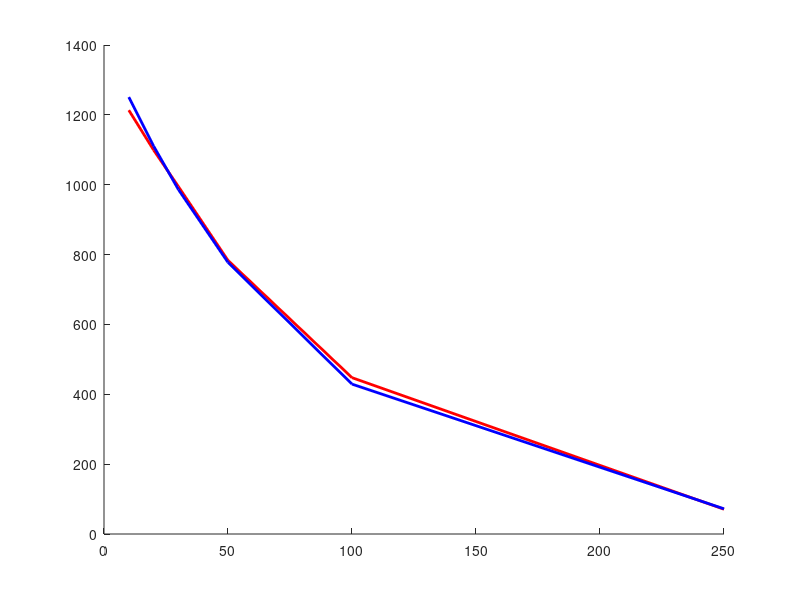
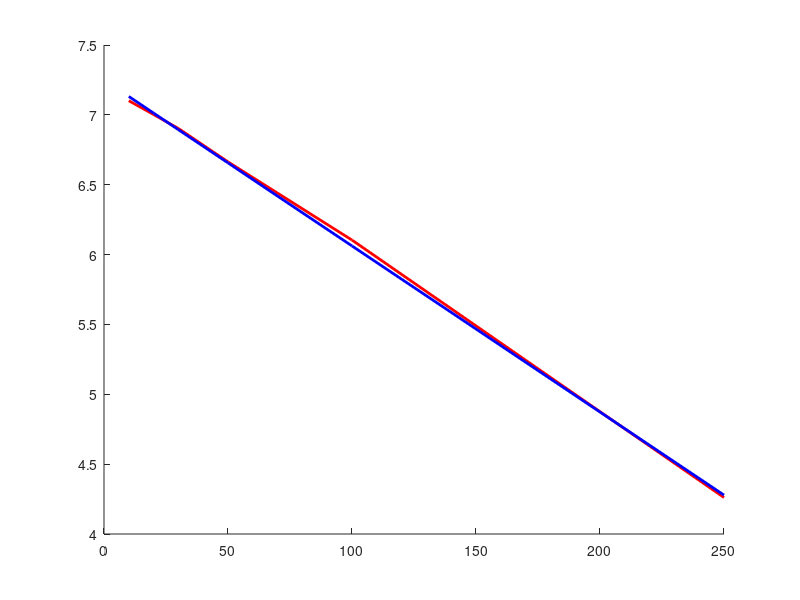
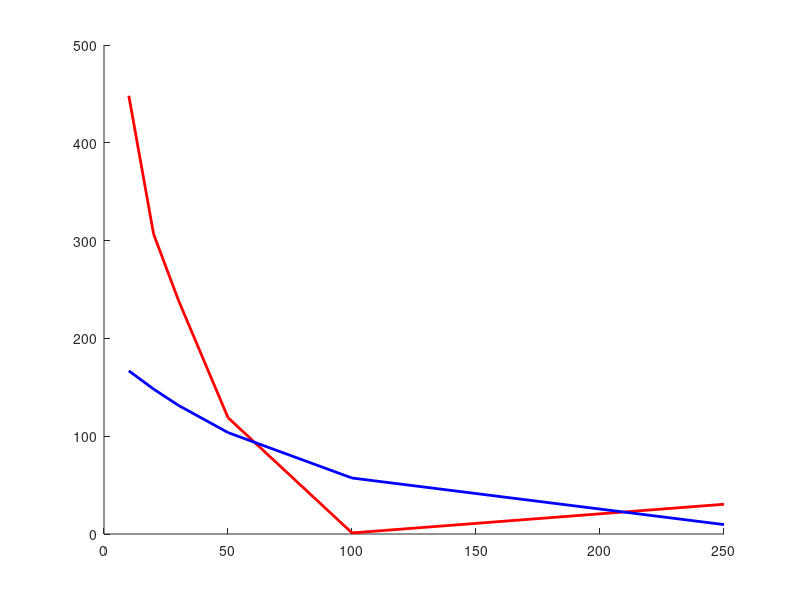
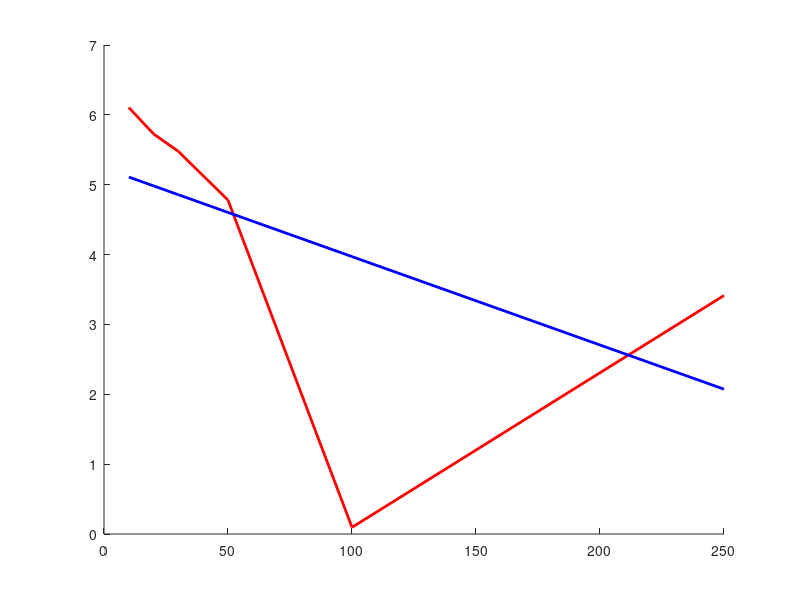

Write the MATLAB code that produced these figures, in order. (Note: this script raises an error after producing the figures.)
%Code for generating figures in HW2
%Jake Bergquist
%Fall 2019


%Q4

TE = [10 20 30 50 100 250];
tumor = [1213.4 1099.3 994.7 783.2 447.6 70.9];
background = [448.1 306.7 239.1 119.0 1.1 30.4];

figure(1);clf();hold on;plot(TE,tumor,'r','linewidth',2);plot(TE,background,'b','linewidth',2)
figure(2);clf();hold on;plot(log(TE),log(tumor),'r','linewidth',2);plot(log(TE),log(background),'b','linewidth',2)

coeffs_tumor = polyfit(TE,log(tumor),1);

T2_tumor = -1/coeffs_tumor(1);
IndependedntIntensity_Tumor = exp(coeffs_tumor(2));
figure(1);clf();hold on;plot(TE,tumor,'r','linewidth',2);plot(TE,IndependedntIntensity_Tumor*exp(-TE/T2_tumor),'b','linewidth',2)
figure(2);clf();hold on;plot(TE,log(tumor),'r','linewidth',2);plot(TE,coeffs_tumor(1).*TE+coeffs_tumor(2),'b','linewidth',2);

coeffs_background = polyfit(TE,log(background),1);

T2_background = -1/coeffs_background(1);
IndependedntIntensity_background = exp(coeffs_background(2));
figure(3);clf();hold on;plot(TE,background,'r','linewidth',2);plot(TE,IndependedntIntensity_background*exp(-TE/T2_tumor),'b','linewidth',2)
figure(4);clf();hold on;plot(TE,log(background),'r','linewidth',2);plot(TE,coeffs_background(1).*TE+coeffs_background(2),'b','linewidth',2);


%q5

TI = [50 100 200 400 800 1600];
tissue1 = [889 684 461 99.4 385 780];
tissue2 = [261 217 108 118 254 339];

objFunc = @(param) LongMagIntensity(TI,tissue1,param);

optParams = fminsearch(objFunc,[500,500]);

[costTissue1, T1_tissue1,M0_tissue1] = FitParameters(TI,tissue1,0.001,0.001);




function cost = LongMagIntensity(TI,m,param)
    M0 = param(1);
    T1 = param(2);
    cost = sum((m - M0 * (1 - 2*exp(-TI/T1))).^2);

end


function [cost,T1,M0] = FitParameters(TI,m,M0eps,T1eps)

M0_initial = 0;
T1_initial = 0;
M0 = 0;
T1 = 0;

for i = 1:1000
    
    c2 = (1-2*exp(-TI/T1));
    M0 = M0 - M0eps * (2*m/c2);
    
    c3 = m - M0;
    T1 = T1 - T1eps*(TI/log((c3.*M0.*TI)/(2.*m.*TI)));
    
    cost(i) = sum(m - M0*(1-2*exp(-TI/T1)));
    
    
end


end